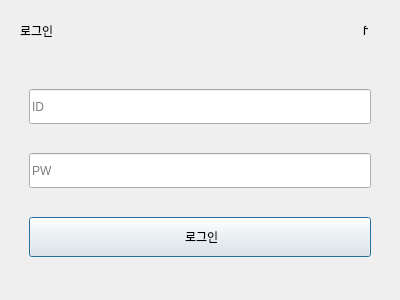
<?xml version="1.0" encoding="UTF-8"?>
<ui version="4.0">
 <class>LoginDialog</class>
 <widget class="QDialog" name="LoginDialog">
  <property name="geometry">
   <rect>
    <x>0</x>
    <y>0</y>
    <width>400</width>
    <height>300</height>
   </rect>
  </property>
  <property name="windowTitle">
   <string>Dialog</string>
  </property>
  <layout class="QVBoxLayout" name="verticalLayout">
   <item>
    <widget class="QWidget" name="top_widget" native="true">
     <property name="maximumSize">
      <size>
       <width>16777215</width>
       <height>40</height>
      </size>
     </property>
     <layout class="QHBoxLayout" name="top_horizontal">
      <property name="spacing">
       <number>5</number>
      </property>
      <property name="leftMargin">
       <number>9</number>
      </property>
      <property name="topMargin">
       <number>5</number>
      </property>
      <property name="rightMargin">
       <number>9</number>
      </property>
      <property name="bottomMargin">
       <number>5</number>
      </property>
      <item>
       <widget class="QLabel" name="title_label">
        <property name="text">
         <string>로그인</string>
        </property>
       </widget>
      </item>
      <item>
       <widget class="QPushButton" name="exit_btn">
        <property name="sizePolicy">
         <sizepolicy hsizetype="Maximum" vsizetype="Fixed">
          <horstretch>0</horstretch>
          <verstretch>0</verstretch>
         </sizepolicy>
        </property>
        <property name="maximumSize">
         <size>
          <width>30</width>
          <height>16777215</height>
         </size>
        </property>
        <property name="styleSheet">
         <string notr="true">font: 9pt &quot;fontello&quot;;border: 0;</string>
        </property>
        <property name="text">
         <string></string>
        </property>
        <property name="autoDefault">
         <bool>false</bool>
        </property>
        <property name="flat">
         <bool>true</bool>
        </property>
       </widget>
      </item>
     </layout>
    </widget>
   </item>
   <item>
    <widget class="QFrame" name="item_frame">
     <property name="frameShape">
      <enum>QFrame::NoFrame</enum>
     </property>
     <layout class="QVBoxLayout" name="verticalLayout_2">
      <property name="leftMargin">
       <number>18</number>
      </property>
      <property name="rightMargin">
       <number>18</number>
      </property>
      <item>
       <widget class="QLineEdit" name="id_edit">
        <property name="minimumSize">
         <size>
          <width>0</width>
          <height>35</height>
         </size>
        </property>
        <property name="placeholderText">
         <string>ID</string>
        </property>
       </widget>
      </item>
      <item>
       <widget class="QLineEdit" name="pw_edit">
        <property name="minimumSize">
         <size>
          <width>0</width>
          <height>35</height>
         </size>
        </property>
        <property name="text">
         <string/>
        </property>
        <property name="echoMode">
         <enum>QLineEdit::Normal</enum>
        </property>
        <property name="placeholderText">
         <string>PW</string>
        </property>
       </widget>
      </item>
      <item>
       <widget class="QPushButton" name="login_btn">
        <property name="minimumSize">
         <size>
          <width>0</width>
          <height>40</height>
         </size>
        </property>
        <property name="text">
         <string> 로그인</string>
        </property>
       </widget>
      </item>
     </layout>
    </widget>
   </item>
  </layout>
 </widget>
 <resources/>
 <connections/>
</ui>
